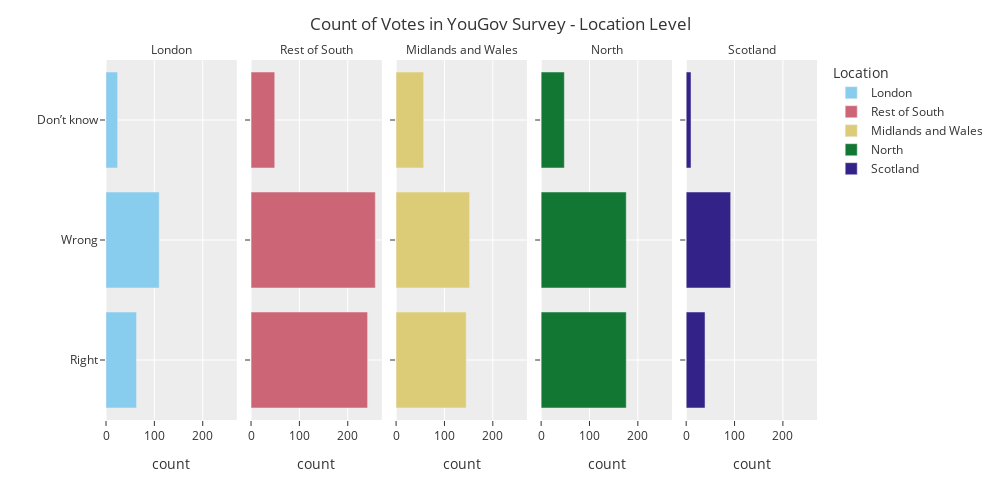

Notebook source saved alongside this figure:
### Code cell
my_categories = ['London','Rest of South','Midlands and Wales','North','Scotland']

fig = px.bar(DF_plot,y='vote',x='count',
             color='location',
             facet_col='location',
            color_discrete_sequence=px.colors.qualitative.Safe)

fig.for_each_annotation(lambda a: a.update(text=a.text.split("=")[1]))

my_categories = ['Dont know','Right','Wrong']
fig.update_layout(yaxis={'categoryorder': 'array', 'categoryarray': my_categories},
                  title='Count of Votes in YouGov Survey - Location Level',
                  yaxis_title="",
                  template='ggplot2',
                  legend_title='Location',
                  autosize=False,
                  width=1000,
                  height=500)

fig.show()

### Figure 1 — Plotly figure (JSON) as saved in the notebook; plotly's stock layout.template omitted (floating-point values rounded to 4 significant figures)
{"data": [{"hovertemplate": "location=London<br>count=%{x}<br>vote=%{y}<extra></extra>", "legendgroup": "London", "marker": {"color": "rgb(136, 204, 238)", "pattern": {"shape": ""}}, "name": "London", "orientation": "h", "showlegend": true, "textposition": "auto", "type": "bar", "x": [63, 110, 24], "xaxis": "x", "y": ["Right", "Wrong", "Don’t know"], "yaxis": "y"}, {"hovertemplate": "location=Rest of South<br>count=%{x}<br>vote=%{y}<extra></extra>", "legendgroup": "Rest of South", "marker": {"color": "rgb(204, 102, 119)", "pattern": {"shape": ""}}, "name": "Rest of South", "orientation": "h", "showlegend": true, "textposition": "auto", "type": "bar", "x": [241, 257, 49], "xaxis": "x2", "y": ["Right", "Wrong", "Don’t know"], "yaxis": "y2"}, {"hovertemplate": "location=Midlands and Wales<br>count=%{x}<br>vote=%{y}<extra></extra>", "legendgroup": "Midlands and Wales", "marker": {"color": "rgb(221, 204, 119)", "pattern": {"shape": ""}}, "name": "Midlands and Wales", "orientation": "h", "showlegend": true, "textposition": "auto", "type": "bar", "x": [145, 152, 57], "xaxis": "x3", "y": ["Right", "Wrong", "Don’t know"], "yaxis": "y3"}, {"hovertemplate": "location=North<br>count=%{x}<br>vote=%{y}<extra></extra>", "legendgroup": "North", "marker": {"color": "rgb(17, 119, 51)", "pattern": {"shape": ""}}, "name": "North", "orientation": "h", "showlegend": true, "textposition": "auto", "type": "bar", "x": [176, 176, 48], "xaxis": "x4", "y": ["Right", "Wrong", "Don’t know"], "yaxis": "y4"}, {"hovertemplate": "location=Scotland<br>count=%{x}<br>vote=%{y}<extra></extra>", "legendgroup": "Scotland", "marker": {"color": "rgb(51, 34, 136)", "pattern": {"shape": ""}}, "name": "Scotland", "orientation": "h", "showlegend": true, "textposition": "auto", "type": "bar", "x": [39, 92, 10], "xaxis": "x5", "y": ["Right", "Wrong", "Don’t know"], "yaxis": "y5"}], "layout": {"annotations": [{"font": {}, "showarrow": false, "text": "London", "x": 0.092, "xanchor": "center", "xref": "paper", "y": 1, "yanchor": "bottom", "yref": "paper"}, {"font": {}, "showarrow": false, "text": "Rest of South", "x": 0.296, "xanchor": "center", "xref": "paper", "y": 1, "yanchor": "bottom", "yref": "paper"}, {"font": {}, "showarrow": false, "text": "Midlands and Wales", "x": 0.5, "xanchor": "center", "xref": "paper", "y": 1, "yanchor": "bottom", "yref": "paper"}, {"font": {}, "showarrow": false, "text": "North", "x": 0.704, "xanchor": "center", "xref": "paper", "y": 1, "yanchor": "bottom", "yref": "paper"}, {"font": {}, "showarrow": false, "text": "Scotland", "x": 0.908, "xanchor": "center", "xref": "paper", "y": 1, "yanchor": "bottom", "yref": "paper"}], "autosize": false, "barmode": "relative", "height": 500, "legend": {"title": {"text": "Location"}, "tracegroupgap": 0}, "margin": {"t": 60}, "title": {"text": "Count of Votes in YouGov Survey - Location Level"}, "width": 1000, "xaxis": {"anchor": "y", "domain": [0, 0.184], "title": {"text": "count"}}, "xaxis2": {"anchor": "y2", "domain": [0.204, 0.388], "matches": "x", "title": {"text": "count"}}, "xaxis3": {"anchor": "y3", "domain": [0.408, 0.592], "matches": "x", "title": {"text": "count"}}, "xaxis4": {"anchor": "y4", "domain": [0.612, 0.796], "matches": "x", "title": {"text": "count"}}, "xaxis5": {"anchor": "y5", "domain": [0.816, 1], "matches": "x", "title": {"text": "count"}}, "yaxis": {"anchor": "x", "categoryarray": ["Dont know", "Right", "Wrong"], "categoryorder": "array", "domain": [0, 1], "title": {"text": ""}}, "yaxis2": {"anchor": "x2", "domain": [0, 1], "matches": "y", "showticklabels": false}, "yaxis3": {"anchor": "x3", "domain": [0, 1], "matches": "y", "showticklabels": false}, "yaxis4": {"anchor": "x4", "domain": [0, 1], "matches": "y", "showticklabels": false}, "yaxis5": {"anchor": "x5", "domain": [0, 1], "matches": "y", "showticklabels": false}}}
